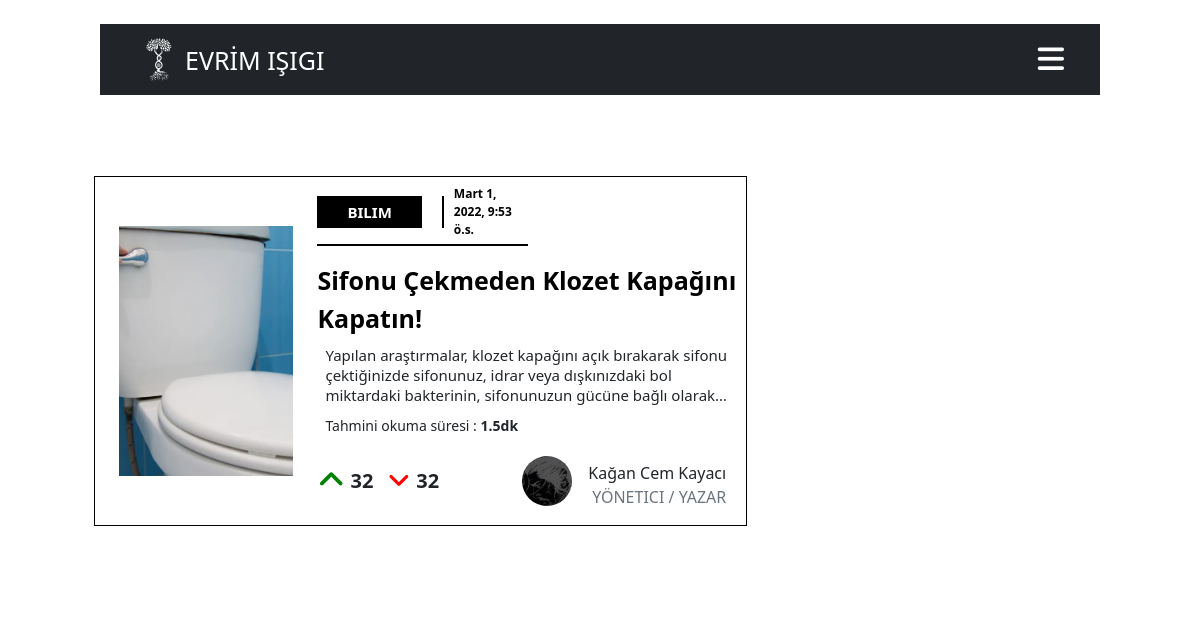
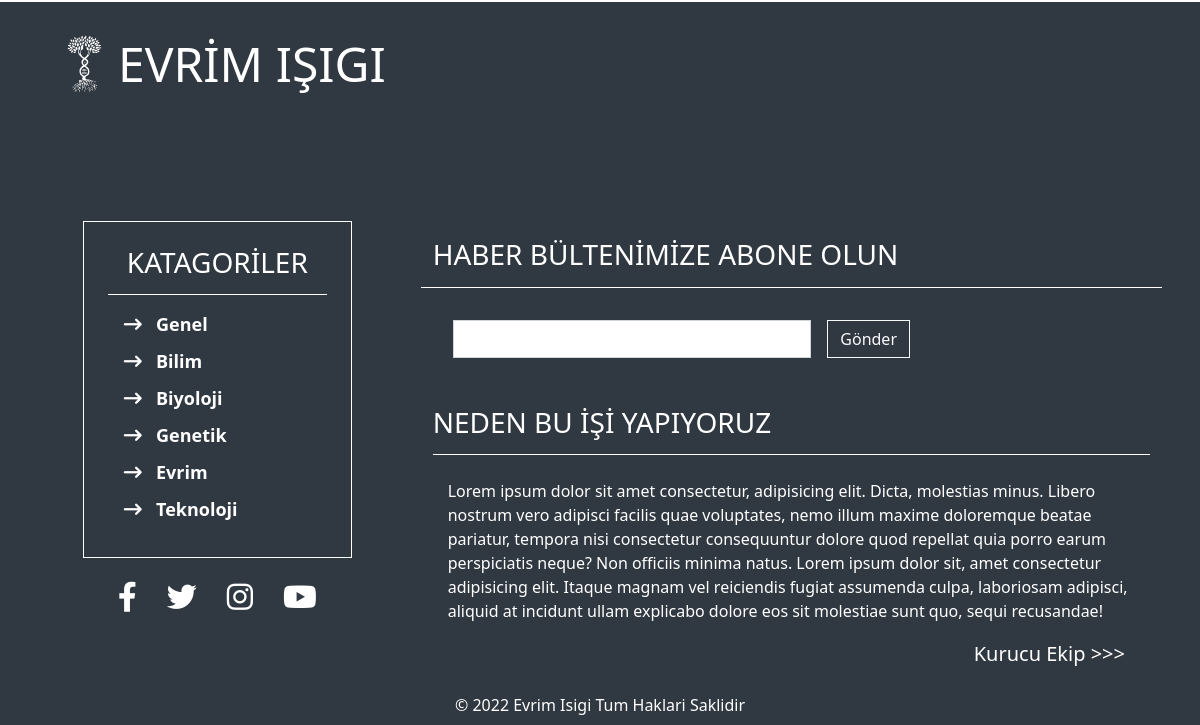
Before: /kategori/genetik with the older database file (2 pictures, top to bottom).
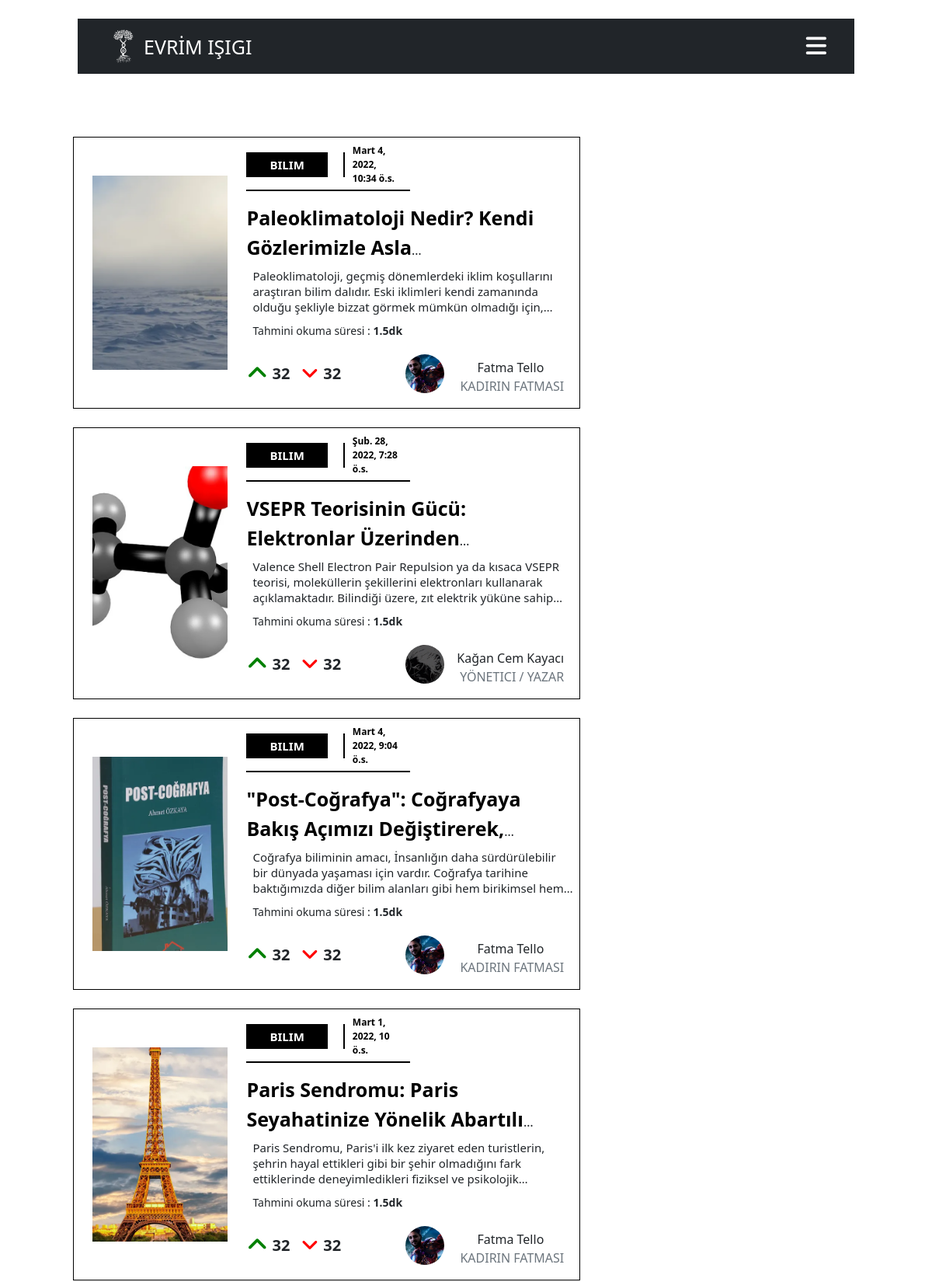
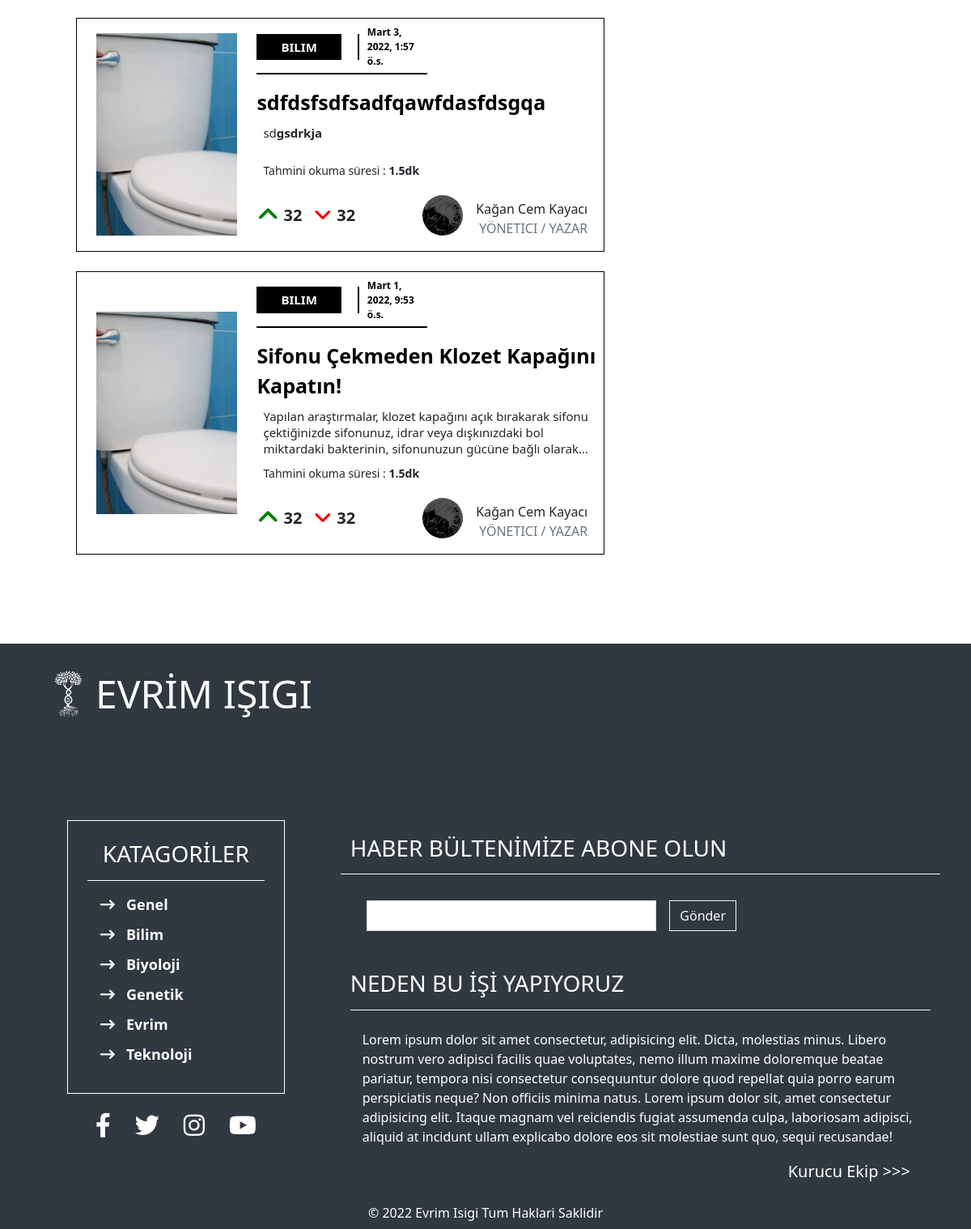
After: the same page with the newer database file (2 pictures, top to bottom).
### genelsayfalar/models.py (models this page shows, shortened)
class Blog(models.Model):
    blogun_yazari=models.ForeignKey(Yazar, on_delete=models.CASCADE)
    title= models.CharField(max_length=200 ,verbose_name="Başlık")
    description = RichTextField( verbose_name="Blog İçeriği")
    image = models.ImageField(upload_to="genelsayfalar", verbose_name="Blogun Fotoğrafı")
    is_active=models.BooleanField(default=False , verbose_name="Aktif Blog")
    is_home = models.BooleanField(default=False, verbose_name="Ana Sayfada Göster")
    manset=models.BooleanField(default=False,verbose_name="Manşet Alanında  Göster")
    blogun_kategorisi=models.ManyToManyField(Catagories ,verbose_name="Kategoriler")
    yayimlanma_tarihi = models.DateTimeField()
    slug  = models.SlugField(null=False ,blank=True,unique=True, db_index=True,editable=False )
    kaynakca=RichTextField(verbose_name="Kaynakça")

class Yazar(models.Model):
    yazar_adi=models.OneToOneField("auth.User", verbose_name="yazar adi", on_delete=models.CASCADE)
    isim=models.CharField(max_length=500 ,verbose_name="yazar adı ve soyadı" , default="kadir")
    yazar_pozisyonu=models.CharField(max_length=50 , null=True)
    instagram_adresi=models.URLField(max_length=500 , null=True , blank=True)
    facebook_adresi=models.URLField(max_length=500 , null=True , blank=True)
    youtube_adresi=models.URLField(max_length=500 , null=True , blank=True)
    twitter_adresi=models.URLField(max_length=500 , null=True , blank=True)
    web_site=models.URLField(max_length=500 , null=True , blank=True)
    yazar_aciklama=RichTextField(blank=True)
    yazar_resim = models.ImageField(upload_to="genelsayfalar" )

class Catagories(models.Model):
    name = models.CharField(max_length=200)
    is_active=models.BooleanField(default=True)
    slug  = models.SlugField(null=False ,blank=True , unique=True, db_index=True , editable=False)

### genelsayfalar/views.py (the view)
# urls.py: path("kategori/<slug:slug>" , views.blogun_kategorisi, name="kategori"),
def blogun_kategorisi(request , slug):
    kategori_bloglari=Catagories.objects.get(slug=slug).blog_set.filter(is_active=True)[::-1]
    paginator = Paginator(kategori_bloglari,15)
    page = request.GET.get('page')
    try:
        kategori_detay=paginator.page(page)
    except PageNotAnInteger:
        kategori_detay=paginator.page(1)
    except EmptyPage:
        kategori_detay=paginator.page(paginator.num_pages)
    context={
        "blog":kategori_detay,
        "kategori":Catagories.objects.filter(is_active=True),
        "nav_blogs":Blog.objects.filter(is_active=True)[::-1]
    }
    return render(request, "genelsayfalar/kategori_sayfalari/katagori_detay.html", context)

### genelsayfalar/templates/genelsayfalar/kategori_sayfalari/katagori_detay.html (shortened to what this page needs)
{% extends 'base.html' %}
{% load static %}
{% block css_files %}
<link rel="stylesheet" href=" {% static 'genelsayfalar/css/anasayfa.css' %} ">
<link rel="stylesheet" href=" {% static 'genelsayfalar/css/kategori_detay.css' %} ">
{% endblock css_files %}
{% block content %}
<div class="kategori_detay_container container-fluid my-5">
    <div class="col-10 mx-auto">
        <div class="row justify-content-between">
            <div class="p-2 col-xl-8  ">
                {% for bloglar in blog  %}
                    {% include "genelsayfalar/kategori_sayfalari/partials/_kategori_blog.html" %}
                {% endfor %}
            </div>
        </div>
    </div>
</div>
{% endblock content %}

### templates/base.html (shortened to what this page needs)
{% load static %}
<!DOCTYPE html>
<html lang="en">
<head>
    <link rel="stylesheet" href="{% static 'css/bootstrap.min.css' %}">
    <link rel="stylesheet" href="{% static 'base_static/base.css' %}">
    <link rel="stylesheet" href="{% static 'css/owl.carousel.min.css' %}">
    <link rel="stylesheet" href="{% static 'css/owl.theme.default.min.css' %}">
    {% block css_files %}{% endblock css_files %}
    <link rel="stylesheet" href="https://cdnjs.cloudflare.com/ajax/libs/font-awesome/6.0.0/css/all.min.css"
 />
</head>
<body>
    {% include "partials/_navbar.html" %}
    {% block content %}{% endblock %}
    {% include "partials/_footer.html" %}
</body>
</html>

### templates/partials/_navbar.html (shortened to what this page needs)
{% load static %}
<header>
    <div class="container-fluid mt-4  fixed-top">
        <div class="row   ">
            <div class="col-10 bg-dark mx-auto">
                <nav class="navbar navbar-expand-lg navbar-dark bg-transparent">
                    <div class="container menu_items_container  ">
                        <a class="navbar-brand" href="{% url 'anasayfa' %}">
                            <div class="logo ">
                                <span class="display-5 ms-1 text-white">EVRİM<strong> IŞIGI</strong></span>
                            </div>
                        </a>
                        <div id="burger_menu_btn" class="buton_nav">
                            <a href="#"><i class="fa-solid fa-bars"></i></a>
                        </div>
                    </div>
                </nav>
            </div>
        </div>
    </div>
</header>

### genelsayfalar/templates/genelsayfalar/kategori_sayfalari/partials/_kategori_blog.html
{% load static %}
<div class="row mb-4 blog_container p-1 w-100">
    <div class="col-sm-4 col-12">
        <div class="blog_img-container p-2 me-2">
            <img class="img-fluid" src="{{bloglar.image.url}}" alt="">
        </div>
    </div>
    <div class=" col-sm-8 col-12  p-1">
        <div class="blog-content-container">
            <div class="blog_info">
                <div class="blog_info_kategori">
                    <a class="" href="#">bilim</a>
                </div>
                <div>
                    <span>{{bloglar.yayimlanma_tarihi}}</span>
                </div>
            </div>
            <div class="blog-header kategori_detay_header mt-3">
                <a class="" href=" {% url 'detay' bloglar.slug %} ">
                    {{bloglar.title}}
                </a>
            </div>
            <div class="blog_text mt-2 ps-2">
                <span>
                    {{bloglar.description|safe}}
                </span>
            </div>
            <div class="okuma_zamanı mt-2">
                <span class="ms-2">Tahmini okuma süresi : <b>1.5dk</b> </span>
            </div>
            <div class="row d-flex justify-content-md-start align-items-center justify-content-around ">
                <div class=" col-md-4 col-12  ">
                    <div class=" blog_like_container  pt-2">
                        <div class="  blog_like  me-3">
                            <a href="#">
                                <i class="fa-solid fa-angle-up"></i>
                            </a>
                            <span class="ms-2">32</span>
                        </div>
                        <div class="blog_dislike">
                            <a href="#">
                                <i class="fa-solid fa-angle-down"></i>
                            </a>
                            <span class="ms-2">32</span>
                        </div>
                    </div>
                </div>
                <div class=" col-md-8 me-auto col-12 author_container  p-2 pe-4">
                    <div class="author_image_container mt-2">
                        <img src=" {{bloglar.blogun_yazari.yazar_resim.url}} " alt="">
                    </div>
                    <div class="author_content-container mt-sm-3 ms-3">
                        <span> {{bloglar.blogun_yazari.yazar_adi.get_full_name|title}}</span>
                        <span class="text-muted ms-1"> {{bloglar.blogun_yazari.yazar_pozisyonu|upper}}</span>
                    </div>
                </div>
            </div>
        </div>
    </div>
</div>

### genelsayfalar/templates/genelsayfalar/kategori_sayfalari/partials/_kategori_navigation.html (shortened to what this page needs)
{% load static %}

### templates/partials/_footer.html (shortened to what this page needs)
<footer>
    <div class="container p-2 h-100">
        <div class="col-12 mt-4">
            <div class="logo ms-3">
                <span class="display-5 ms-1 text-white"><strong>EVRİM IŞIGI</strong></span>
            </div>
        </div>
        <div class="row mt-5">
            <div class="col-lg-4 col-12 d-flex flex-column align-items-center justify-content-center  ">
                <div class="menu_items footer_kategoriler p-4  w-75">
                    <h3>KATAGORİLER</h3>
                    <ul id="navbar_item" class="navbar-nav footer_kategori_item ms-3 my-2 mb-lg-0">
                        {% for kategori in kategori  %}
                        <li class="nav-item">
                            <i class="fa-solid fa-arrow-right-long"></i>
                            <a aria-current="page" href=" {% url 'kategori' kategori.slug %} ">{{kategori.name}}</a>
                        </li>
                        {% endfor %}
                    </ul>
                </div>
                <div class="footer_social_container mt-4">
                    <div class="footer_social ">
                        <a href="">
                            <i class="fa-brands fa-facebook-f"></i>
                        </a>
                    </div>
                    <div class="footer_social ">
                        <a href="">
                            <i class="fa-brands fa-twitter"></i>
                        </a>
                    </div>
                    <div class="footer_social ">
                        <a href="">
                            <i class="fa-brands fa-instagram"></i>
                        </a>
                    </div>
                    <div class="footer_social">
                        <a href="">
                            <i class="fa-brands fa-youtube"></i>
                        </a>
                    </div>
                </div>
            </div>
            <div class="col-lg-8 col-12  p-4  mt-lg-4 footer_aciklama ">
                <div class="row mt-5 haber_bulteni">
                    <h3>HABER BÜLTENİMİZE ABONE OLUN</h3>
                    <form>
                        <div class="haber_bulteni_input mt-4">
                            <input type="email" class="form-control " id="exampleInputEmail1" aria-describedby="emailHelp">
                            <button type="submit" class="btn btn-outline-light ms-3">Gönder</button>
                        </div>
                    </form>
                </div>
                <h3 class="mt-5" >NEDEN BU İŞİ YAPIYORUZ</h3>
                <p class="mt-4">
                    Lorem ipsum dolor sit amet consectetur, adipisicing elit. Dicta, molestias minus. Libero nostrum vero adipisci facilis quae voluptates, nemo illum maxime doloremque beatae pariatur, tempora nisi consectetur consequuntur dolore quod repellat quia porro earum perspiciatis neque? Non officiis minima natus. Lorem ipsum dolor sit, amet consectetur adipisicing elit. Itaque magnam vel reiciendis fugiat assumenda culpa, laboriosam adipisci, aliquid at incidunt ullam explicabo dolore eos sit molestiae sunt quo, sequi recusandae!
                </p>
                <a href="#">
                    Kurucu Ekip >>>
                </a>
            </div>
        </div>
        <div class="footer_size_description">
            <span>© 2022 Evrim Isigi Tum Haklari Saklidir</span>
        </div>
    </div>
</footer>

### static/base_static/base.css (style rules this page uses)
:root { --font_katagori : 'Montserrat', sans-serif; }
body { box-sizing: border-box; }
.buton_nav a { text-decoration: none; }
.buton_nav a i { color: white; font-size: 30px; }
.menu_items_container { display: flex; align-items: center; justify-content: space-between; }
.menu_items_container a span { font-size: 25px; }
@media only screen and (max-width: 1400px) { .menu_items { display: none; } }
footer { width: 100%; background-color: #303841; z-index: 8; position: relative; top: 150px; }
.logo { display: flex; align-items: center; }
.footer_kategoriler { border: thin solid white; display: flex; flex-direction: column; }
.footer_kategoriler h3 { padding-bottom:15px ; border-bottom: thin solid white; color: white; text-align: center; }
.footer_kategori_item li i { font-size: 18px ; color: white; }
.footer_kategori_item li { margin-bottom: 10px; }
.footer_kategori_item li a { font-size: 18px; font-weight: bold; color: white; text-decoration: none; margin-left: 10px; }
.footer_aciklama h3 { padding-bottom:15px ; border-bottom: thin solid white; color: white; }
.footer_aciklama p { color: white; margin-left: 15px; }
.footer_aciklama a { text-decoration: none; color: white; font-size: 20px; display: block; text-align: end; margin-right: 25px; }
.haber_bulteni_input { width: 100%; display: flex; margin-left: 20px; }
.haber_bulteni_input input { border-radius: 0px; width: 50%; }
.haber_bulteni form { width: 100%; height: 100%; }
.haber_bulteni button { border-radius:0px ; }
.footer_size_description { color: white; display: flex; align-items: center; justify-content: center; }
.footer_social_container { display: flex; flex-direction: row; }
.footer_social a { text-decoration: none; }
.footer_social { padding: 0px 15px; }
.footer_social a i { font-size: 30px; color: white; }

### genelsayfalar/static/genelsayfalar/css/anasayfa.css (style rules this page uses)
.blog_container { display: flex; flex-direction: row; border: thin solid black; }
.blog_img-container { width: 100%; height: 100%; overflow: hidden; display: flex; align-items: center; justify-content: center; }
.blog_img-container img { height: 100%; width: 100%; object-fit: cover; }
.blog-content-container { display: flex; flex-direction: column; }
.blog_info { width: 50%; display: flex; flex-direction: row; align-items: center; justify-content: center; padding-bottom: 5px; border-bottom: 2px solid black; }
.blog_info_kategori a { font-size: 15px; display: block; width: 98%; height: 100%; text-decoration: none; color: white; text-transform: uppercase; font-weight: bold; margin-right: 15px; background-color: black; text-align: center; padding: 5px 30px; }
.blog_info_kategori { padding-right: 5px; border-right: 2px solid black; display: flex; align-items: center; justify-content: center; }
.blog_info_kategori+div { display: flex; flex-direction: row; align-items: center; justify-content: center; padding: 0px 10px; }
.blog_info_kategori+div span { color: black; font-weight: bold; font-size: 12px; }
.blog-header a { text-decoration: none; color: black; font-size: 30px; font-weight: bold; }
.blog_text span { font-size: 15px; display: -webkit-box; -webkit-line-clamp: 3; -webkit-box-orient: vertical; overflow: hidden; line-height: 20px; }
.blog_like_container { display: flex; flex-direction: row; align-items: center; justify-content: center; }
.blog_like { display: flex; align-items: center; justify-content: center; }
.blog_dislike { display: flex; align-items: center; justify-content: center; }
.blog_like i { color: green; font-size: 30px; cursor: pointer; }
.blog_like span { font-weight: bold; font-size: 20px; }
.blog_dislike i { color: red; font-size: 25px; cursor: pointer; }
.blog_dislike span { font-weight: bold; font-size: 20px; }
.author_container { display: flex; flex-direction: row; align-items: center; justify-content: flex-end; }
.author_image_container { vertical-align: middle; width: 50px; height: 50px; border-radius: 50%; overflow: hidden; }
.author_image_container img { width: 100%; height: 100%; object-fit: cover; }
.author_content-container { display: flex; flex-direction: column; align-items: center; justify-content: center; }
@media only screen and (max-width: 1400px) { .blog-header a { font-size: 25px; } }
@media only screen and (max-width: 1400px) { .blog_img-container img { width: 250px; height: 250px; } }
@media only screen and (max-width: 1200px) { .okuma_zamanı span { font-size: 14px; } }

Changed rows visible on the page:
added Blog: image (picture), yayimlanma_tarihi "Mart 4, 2022, 10:34 ö.s.", title "Paleoklimatoloji Nedir? Kendi Gözlerimizle…", description "Paleoklimatoloji, geçmiş dönemlerdeki iklim koşullarını araştıran bilim dalıdır. Eski iklimleri kendi zamanında olduğu şekliyle bizzat görmek mümkün olmadığı…", blogun_yazari.yazar_resim (picture), blogun_yazari.yazar_adi.get_full_name "Fatma Tello", blogun_yazari.yazar_pozisyonu "KADIRIN FATMASI"
now on this page (row unchanged): Blog: image (picture), yayimlanma_tarihi "Şub. 28, 2022, 7:28 ö.s.", title "VSEPR Teorisinin Gücü: Elektronlar…", description "Valence Shell Electron Pair Repulsion ya da kısaca VSEPR teorisi, moleküllerin şekillerini elektronları kullanarak açıklamaktadır. Bilindiği üzere, zıt elektrik yüküne…", blogun_yazari.yazar_resim (picture), blogun_yazari.yazar_adi.get_full_name "Kağan Cem Kayacı", blogun_yazari.yazar_pozisyonu "YÖNETICI / YAZAR"
added Blog: image (picture), yayimlanma_tarihi "Mart 4, 2022, 9:04 ö.s.", title "\"Post-Coğrafya\": Coğrafyaya Bakış Açımızı…", description "Coğrafya biliminin amacı, İnsanlığın daha sürdürülebilir bir dünyada yaşaması için vardır. Coğrafya tarihine baktığımızda diğer bilim alanları gibi hem birikimsel…", blogun_yazari.yazar_resim (picture), blogun_yazari.yazar_adi.get_full_name "Fatma Tello", blogun_yazari.yazar_pozisyonu "KADIRIN FATMASI"
now on this page (row unchanged): Blog: image (picture), yayimlanma_tarihi "Mart 1, 2022, 10 ö.s.", title "Paris Sendromu: Paris Seyahatinize Yönelik…", description "Paris Sendromu, Paris'i ilk kez ziyaret eden turistlerin, şehrin hayal ettikleri gibi bir şehir olmadığını fark ettiklerinde deneyimledikleri fiziksel ve…", blogun_yazari.yazar_resim (picture), blogun_yazari.yazar_adi.get_full_name "Fatma Tello", blogun_yazari.yazar_pozisyonu "KADIRIN FATMASI"
added Blog: image (picture), yayimlanma_tarihi "Mart 3, 2022, 1:57 ö.s.", title "sdfdsfsdfsadfqawfdasfdsgqa", description "sd gsdrkja", blogun_yazari.yazar_resim (picture), blogun_yazari.yazar_adi.get_full_name "Kağan Cem Kayacı", blogun_yazari.yazar_pozisyonu "YÖNETICI / YAZAR"
